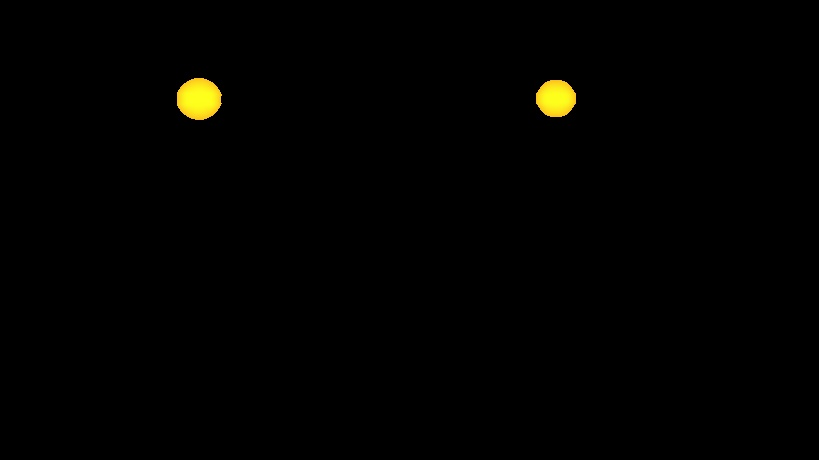
//> input picture Image Processing and Stabilization using Beaglebone Black/sample test images/centerScreen.jpg, 819 x 460 px, given in place of the camera
$ ./project3b_SA   (built with g++ and OpenCV 4)
//> lines starting //> are read from the running program, lines starting //| are printed output that depends on the picture; after the words box and inside, x2 and y2 are one past the last pixel; in counts of white or black regions, pixels touching at a corner belong together
#include <opencv2/opencv.hpp>
#include <opencv2/core/types.hpp>
#include <iostream>
#include <cstdlib>
#include <cmath>
#include <cstdio>
#include <ctime>
using namespace cv;
using namespace std;

int DELAY_BLUR = 100;
int MAX_KERNEL_LENGTH = 31;
vector<vector<Point> > contours;
vector<Vec4i> hierarchy;

int low_H = 15, low_S = 65, low_V =175;
int high_H = 180, high_S = 255, high_V = 255;

float pi_val = 57.29577;

cv::Mat src; cv::Mat dst;
Mat dst_HSV, canny_output;
char window_name[] = "Smoothing Demo";

struct centerPoint
{
	double x;
	double y;
};

int main()
{
	clock_t start;
	double duration;

	// Load the image file and check for success
	VideoCapture cap;
	start = clock();
    // open the default camera, use something different from 0 otherwise;
    // Check VideoCapture documentation.
    if(!cap.open(0))
        return 0;
    for(;;)
    {
        Mat frame;
        cap >> frame;
//> frame is the input picture: 460 rows x 819 cols, CV_8UC3; mean B, G, R 0.3, 1.6, 1.8
        if( frame.empty() ) break; // end of video stream
        imwrite("input_img.jpg", frame);
        if( waitKey(30) >=0 ) break;
//> the Esc key is pressed
    }
    cv::Mat src = cv::imread("input_img.jpg", 1);
	if(!src.data)
	{
		std::cout << "Unable to open the image file" << std::endl;
		return -1;
	}

	for ( int i = 1; i < MAX_KERNEL_LENGTH; i = i + 2 )
    {
       cv::blur( src, dst, cv::Size( i, i ), cv::Point(-1,-1) );
    }
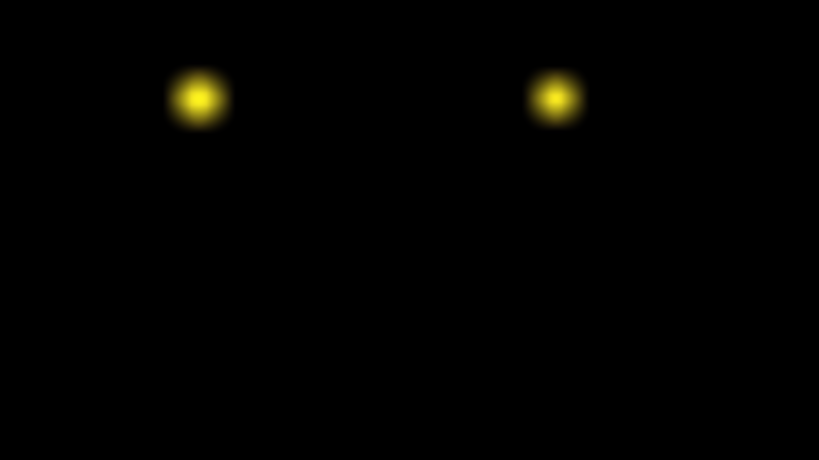
//> dst: 460 rows x 819 cols, CV_8UC3; mean B, G, R 0.3, 1.6, 1.8
	cvtColor(dst, dst, COLOR_BGR2HSV);
//> dst: 460 rows x 819 cols, CV_8UC3; 2.39% of pixels changed, all inside (x1, y1, x2, y2) = (162, 59, 590, 135)
	inRange(dst, Scalar(low_H, low_S, low_V), Scalar(high_H, high_S, high_V), dst_HSV);
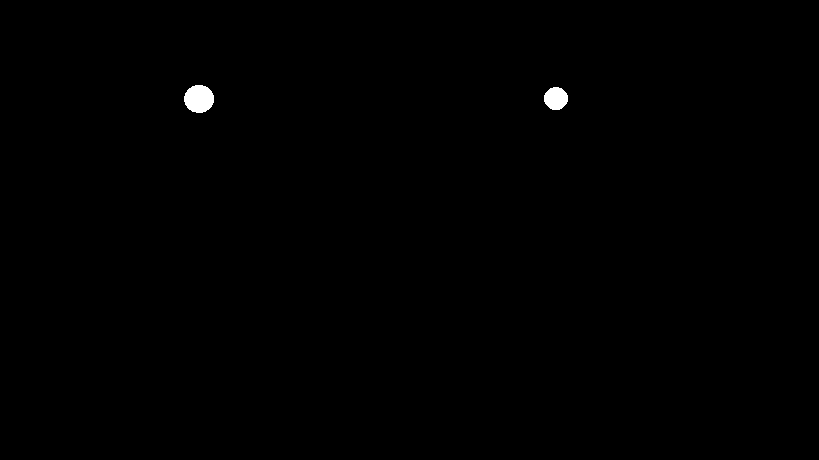
//> dst_HSV: 460 rows x 819 cols, CV_8UC1; 0.29% white; 2 white regions, box (x1, y1, x2, y2) and area: (184, 85, 214, 113) 660, (544, 87, 568, 110) 430

	centerPoint imgCentre;
	imgCentre.x = (src.size().width)/2;
	imgCentre.y = (src.size().height)/2;

	// detect edges using canny
	Canny( dst_HSV, canny_output, 50, 150, 3 );
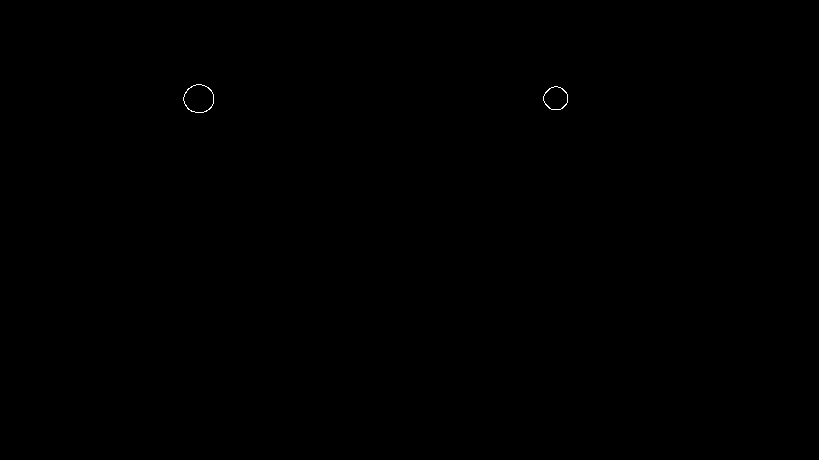
//> canny_output: 460 rows x 819 cols, CV_8UC1; 0.05% white in thin lines or dots, all inside (x1, y1, x2, y2) = (183, 84, 568, 113)

	// find contours
	findContours( canny_output, contours, hierarchy, RETR_TREE, CHAIN_APPROX_SIMPLE, Point(0, 0) );
//> contours = 4 contours; box (x1, y1, x2, y2) and area: (183, 84, 214, 113) 663, (183, 84, 214, 113) 649, (543, 86, 568, 110) 435, (543, 86, 568, 110) 417

	//get contours and centroid of figures
	vector<Moments> mu(contours.size());
//> mu = 4 items
	vector<Point2f> mc(contours.size());
	for( int i = 0; i<contours.size(); i++ )
	{
		mu[i] = moments( contours[i], false );
		mc[i] = Point2f( mu[i].m10/mu[i].m00 , mu[i].m01/mu[i].m00 );
	}
//> this loop made 4 passes

	Mat drawing(canny_output.size(), CV_8UC3, Scalar(255,255,255));
	for( int i = 0; i<contours.size(); i++ )
	{
		Scalar color = Scalar(4,255,248); // B G R values
		drawContours(drawing, contours, i, color, 2, 8, hierarchy, 0, Point());
		circle( drawing, mc[i], 4, color, -1, 8, 0 );
	}
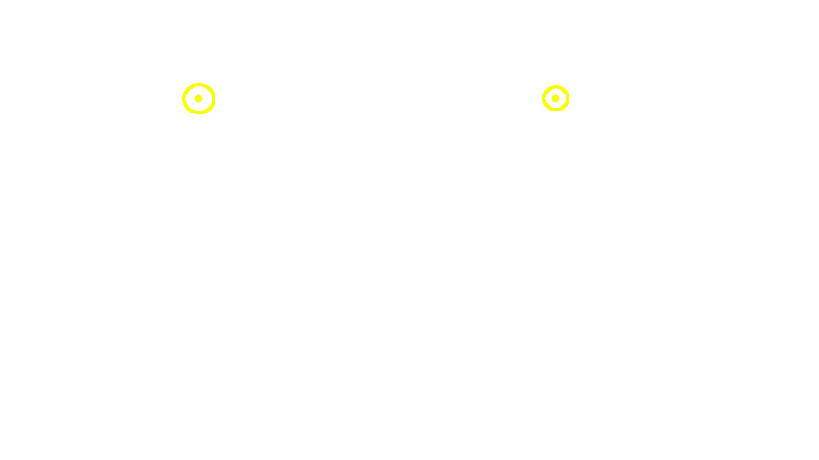
//> drawing: 460 rows x 819 cols, CV_8UC3; mean B, G, R 254.5, 255, 255

	centerPoint points[2];
	int j = 0;
	for( int i = 0; i<contours.size(); i+=2 )
	{
		points[j].x = (mc[i].x + mc[i+1].x)/2;
		points[j].y = (mc[i].y + mc[i+1].y)/2;
		j++;
	}
//> this loop made 2 passes
//> after the loop, j = 2

	centerPoint midpoint, joint;
	midpoint.x = (points[0].x + points[1].x)/2;
	midpoint.y = (points[0].y + points[1].y)/2;

	joint.x = midpoint.x;
	joint.y = imgCentre.y;

	//PAN and TILT error
	double pan_diff = pow((imgCentre.x - joint.x),2) + pow((imgCentre.y - joint.y),2);
//> pan_diff = 1029.6
	double pan_error = sqrt(pan_diff);
//> pan_error = 32.09

	double tilt_diff = pow((midpoint.x - joint.x),2) + pow((midpoint.y - joint.y),2);
//> tilt_diff = 17399.3
	double tilt_error = sqrt(tilt_diff);
//> tilt_error = 131.9

	cout << "Pan Error: " << pan_error << endl;
//| Pan Error: 32.0869
	cout << "Tilt Error: " << tilt_error << endl;
//| Tilt Error: 131.906

	//ROLL error
	float m2 = (points[1].y - points[0].y) / (points[1].x - points[0].x);
//> m2 = -0.00113
	float m1 = 0.0;
	float m = (m2 - m1)/(1 + m1*m2);
//> m = -0.00113

	float theta = atan(m2)*pi_val;
//> theta = -0.0647
	if(theta < 0)
	{
		theta = 90 + theta;
//> theta = 89.94
	}
	cout << "Roll Error (in degrees): " << theta << endl;
//| Roll Error (in degrees): 89.9353

	duration = (clock() - start ) / (double) (CLOCKS_PER_SEC);

	line( drawing, Point( points[0].x, points[0].y ), Point( points[1].x, points[1].y), Scalar( 4, 255, 248 ),  2, 8 );
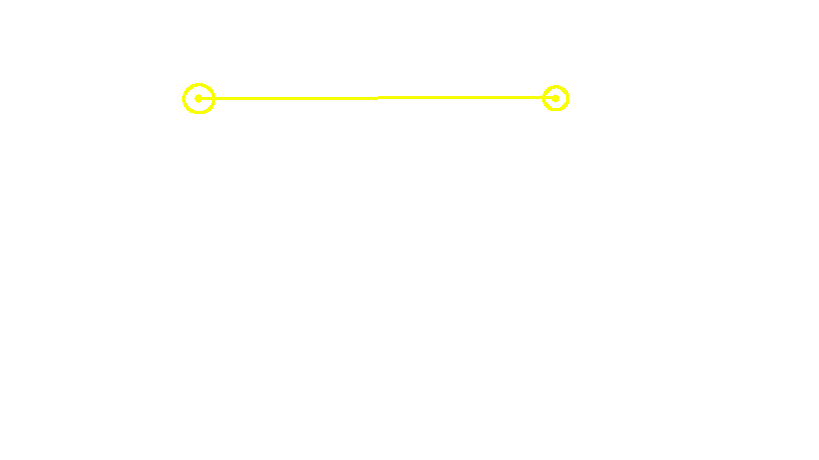
//> drawing: 460 rows x 819 cols, CV_8UC3; 0.27% of pixels changed, all inside (x1, y1, x2, y2) = (202, 96, 552, 100)

	vector<vector<Point> > contours_poly( contours.size() );
//> contours_poly = 4 empty contours
    vector<Rect> boundRect( contours.size() );
    vector<Point2f>centers( contours.size() );
    vector<float>radius( contours.size() );

	for( int i = 0; i<contours.size(); i++ )
	{
		approxPolyDP( contours[i], contours_poly[i], 3, true );
		minEnclosingCircle( contours_poly[i], centers[i], radius[i] );
		circle( src, centers[i], (int)radius[i], Scalar( 255, 0, 0 ), 2 );
	}
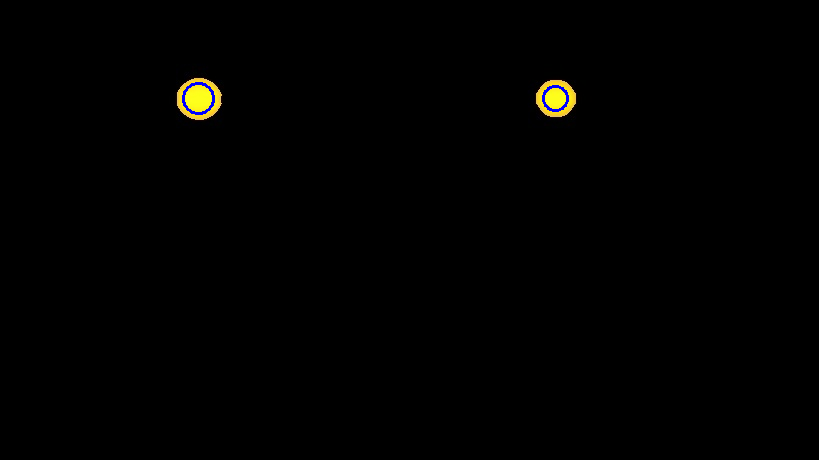
//> src: 460 rows x 819 cols, CV_8UC3; mean B, G, R 0.6, 1.3, 1.4
	line( src, Point( points[0].x, points[0].y ), Point( points[1].x, points[1].y), Scalar( 255, 0, 0 ),  2, 8 );
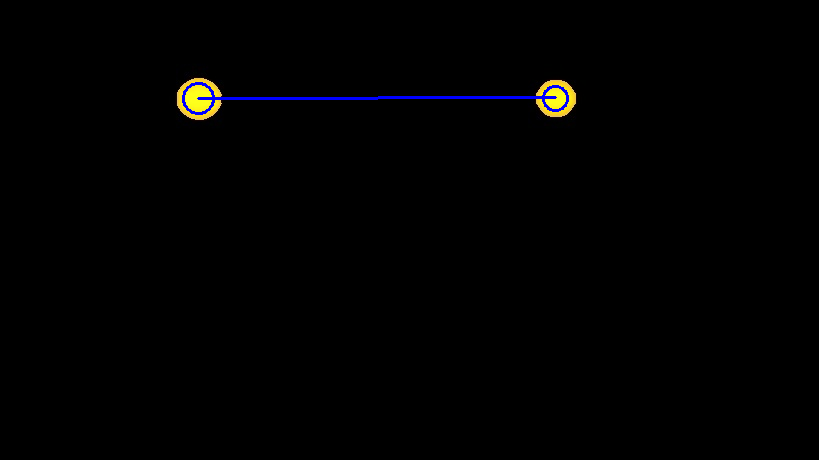
//> src: 460 rows x 819 cols, CV_8UC3; 0.28% of pixels changed, all inside (x1, y1, x2, y2) = (197, 96, 557, 100)

	cv::imwrite("output_image.jpg", src);
	cout <<"Program-Run Time: "<< duration <<'\n';
	return 0;
}
